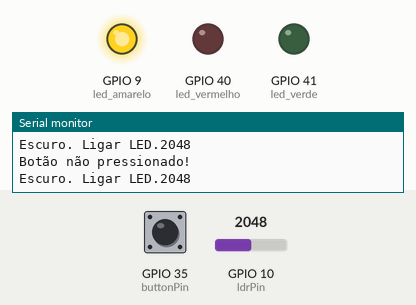
Recording of a sketch running on a simulated ESP32-S3. Parts: output pins drawn as LEDs (lit = HIGH), the last lines printed to the serial monitor. The inputs (shaded band) are chosen by the test bench; at power-on: GPIO 10 (ldrPin) = 2048, GPIO 35 (buttonPin) HIGH.

Above: at 4.8 s.
4.9 s: GPIO 10 (ldrPin) set to 635
9.2 s: GPIO 10 (ldrPin) set to 577
At 12.3 s:
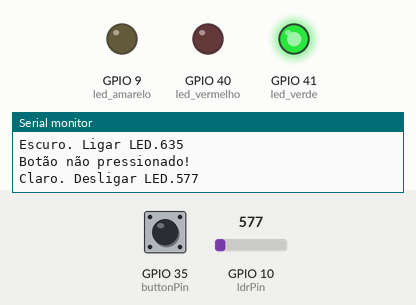
18.5 s: GPIO 10 (ldrPin) set to 640
At 25.1 s:
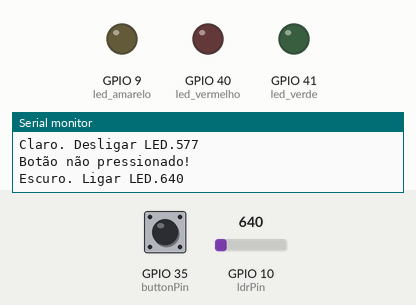
28.0 s: GPIO 10 (ldrPin) set to 560
At 35.9 s:
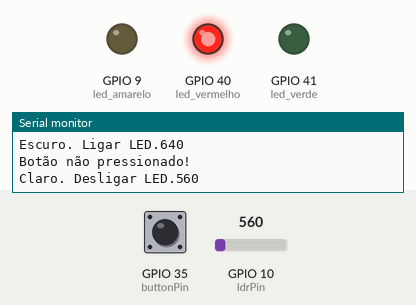
Timing chart, 0 to 37.4 s (numbered marks = the images above; inputs shaded):
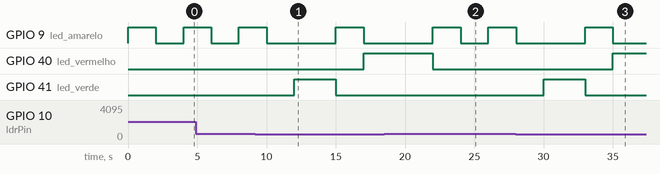

The sketch:

sketch.ino
```cpp
#include <WiFi.h>
// #include <HTTPClient.h>

// #define led_azul 9   // Pino led azul
#define led_verde 41    // Pino led verde
#define led_vermelho 40 // Pino led vermelho
#define led_amarelo 9   // Pino led amarelo

#define buttonPin 35     // Pino botão
bool buttonState = HIGH;   // Estado do botão
long lastDebounceTime = 0;


#define ldrPin 10        // Pino sensor LDR
int threshold = 600;     // Limiar do LDR

void setup() {

  // Configuração inicial dos pinos para controle dos leds como OUTPUTs (saídas) do ESP32
  // pinMode(led_azul,OUTPUT);
  pinMode(led_verde,OUTPUT);
  pinMode(led_vermelho,OUTPUT);
  pinMode(led_amarelo,OUTPUT);

  // Inicialização das entradas
  pinMode(buttonPin, INPUT);

  // digitalWrite(led_azul, LOW);
  digitalWrite(led_verde, LOW);
  digitalWrite(led_vermelho, LOW);
  digitalWrite(led_amarelo, LOW);

  Serial.begin(9600); // Configuração para debug por interface serial entre ESP e computador com baud rate de 9600

  // WiFi.begin("Wokwi-GUEST", ""); // Conexão à rede WiFi aberta com SSID Wokwi-GUEST

  // while (WiFi.status() != WL_CONNECT_FAILED) {
  //   delay(100);
  //   Serial.print(".");
  // }
  // Serial.println("Conectado ao WiFi com sucesso!"); // Considerando que saiu do loop acima, o ESP32 agora está conectado ao WiFi (outra opção é colocar este comando dentro do if abaixo)

  // Verifica estado do botão
  buttonState = digitalRead(buttonPin);
  if (buttonState == LOW) {
    Serial.println("Botão pressionado!");
  } else {
    Serial.println("Botão não pressionado!");
  }

  // if(WiFi.status() == WL_CONNECTED){ // Se o ESP32 estiver conectado à Internet
  //   HTTPClient http;

  //   String serverPath = "http://www.google.com.br/"; // Endpoint da requisição HTTP

  //   http.begin(serverPath.c_str());

  //   int httpResponseCode = http.GET(); // Código do Resultado da Requisição HTTP

  //   if (httpResponseCode>0) {
  //     Serial.print("Resposta HTTP: ");
  //     Serial.println(httpResponseCode);
  //     String payload = http.getString();
  //     Serial.println(payload);
  //     }
  //   else {
  //     Serial.print("Código de erro: ");
  //     Serial.println(httpResponseCode);
  //     }
  //     http.end();
  //   }

  // else {
  //   Serial.println("WiFi Desconectado");
  // }
}

void loop() {
  int ldrstatus = analogRead(ldrPin);

  // Verifica estado do botão
  buttonState = digitalRead(buttonPin);
  if (buttonState == LOW) {
    Serial.println("Botão pressionado!");
  } else {
    Serial.println("Botão não pressionado!");
  }

  // Modo Noturno
  if(ldrstatus >= threshold){
    Serial.print("Escuro. Ligar LED.");
    Serial.println(ldrstatus);
    digitalWrite(led_amarelo, HIGH);
    delay(2000);
    digitalWrite(led_amarelo, LOW);
    delay(2000);

  // Modo Normal
  }else{
    Serial.print("Claro. Desligar LED.");
    Serial.println(ldrstatus);
    digitalWrite(led_verde, HIGH);
    delay(3000);
    digitalWrite(led_verde, LOW);
    digitalWrite(led_amarelo, HIGH);
    delay(2000);
    digitalWrite(led_amarelo, LOW);
    digitalWrite(led_vermelho, HIGH);
    delay(5000);
    digitalWrite(led_vermelho, LOW);

    // Debounce do botão
    if ( (millis() - lastDebounceTime) > 50) {
      if ( (buttonState == LOW) && (led_vermelho == HIGH) ) {
        delay(1000);
        digitalWrite(led_vermelho, LOW);
        digitalWrite(led_verde, HIGH);
        delay(3000);
        digitalWrite(led_verde, LOW);
        lastDebounceTime = millis();
      }
      else {
        lastDebounceTime = millis();
      }
    }
  }
  // delay(1000);
}
```

Measured:
- the behaviour switches between 600 and 599 on GPIO 10 (ldrPin) (found by bisection; images 0 and 1)
- after the input at 9.2 s, GPIO 40 (led_vermelho): LOW → HIGH after 7.8 s; GPIO 41 (led_verde): LOW → HIGH after 2.8 s, → LOW 3.0 s later
- after the input at 18.5 s, GPIO 40 (led_vermelho): goes on until 22.0 s, then stays LOW; GPIO 41 (led_verde): stays LOW (without the input it goes to HIGH after 3.5 s)
- after the input at 28.0 s, GPIO 40 (led_vermelho): LOW → HIGH after 7.0 s; GPIO 41 (led_verde): LOW → HIGH after 2.0 s, → LOW 3.0 s later
